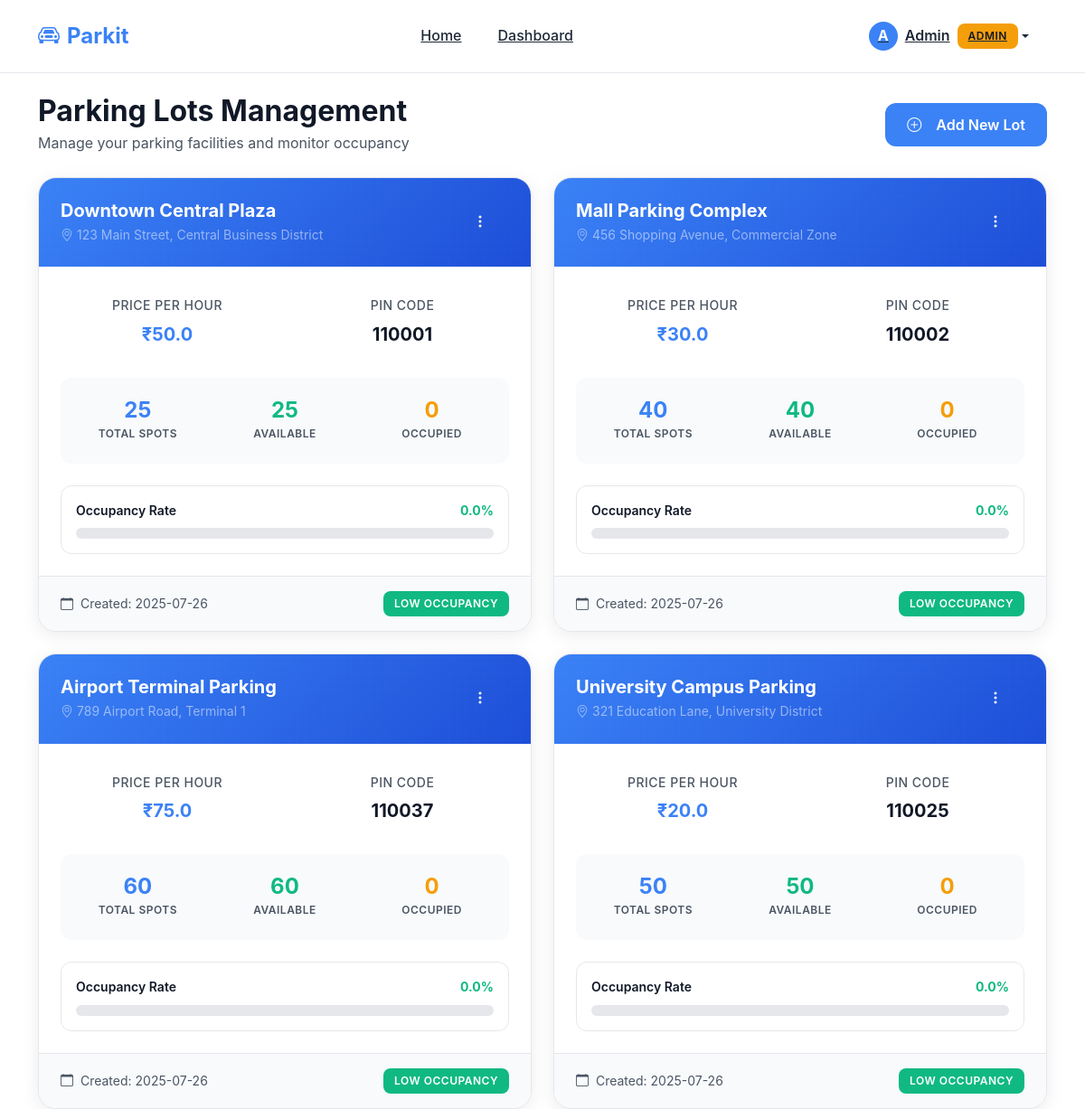
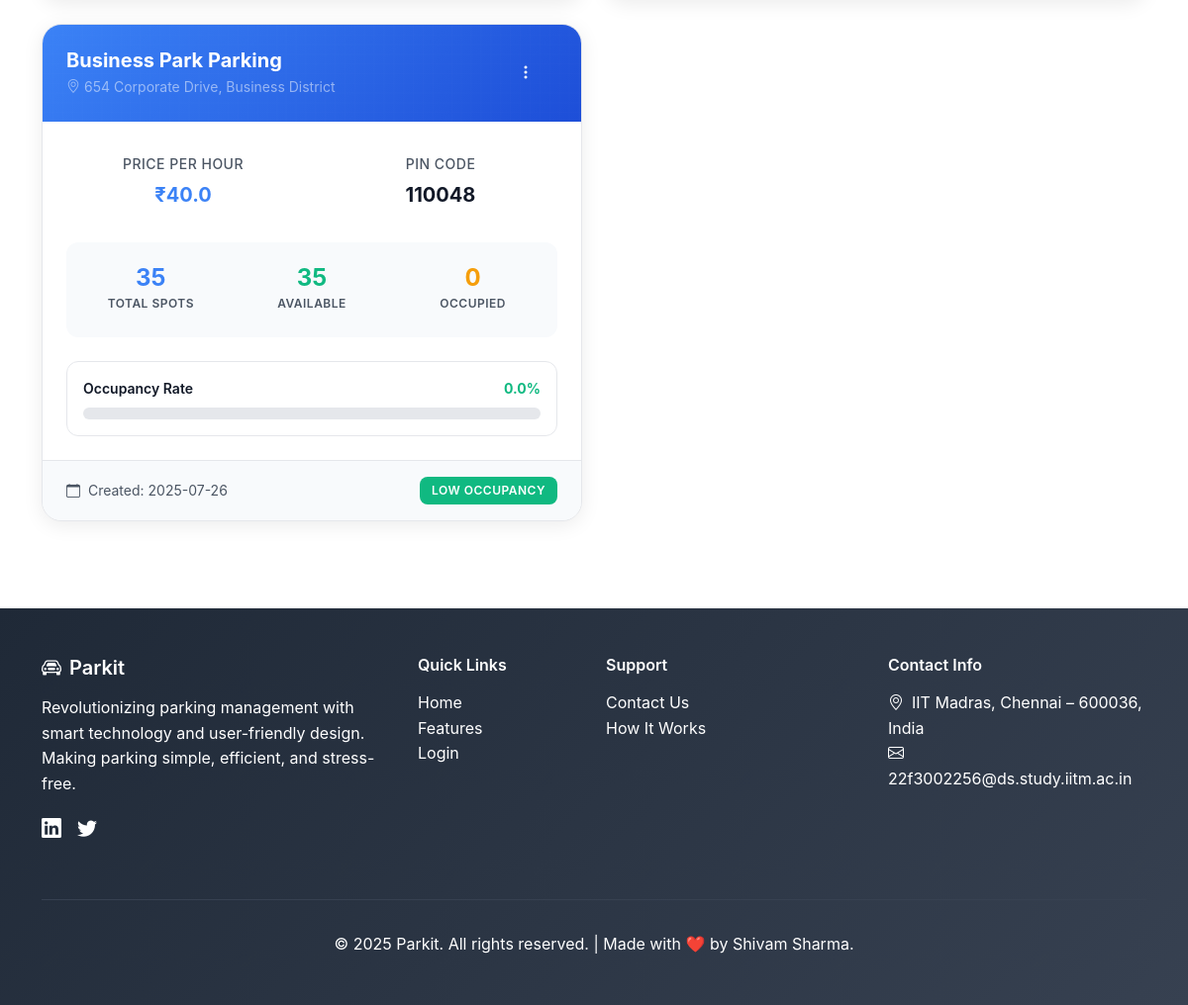
The page /admin/parking-lots (signed in) on the database its author committed (2 pictures, top to bottom).
### models.py (models this page shows, shortened)
class User(db.Model, UserMixin):
    __tablename__ = 'users'
    id = db.Column(db.Integer, primary_key=True)
    name = db.Column(db.String(100), nullable=False)
    email = db.Column(db.String(120), unique=True, nullable=False)
    password_hash = db.Column(db.String(255), nullable=False)
    role = db.Column(db.String(20), default='user')
    created_at = db.Column(db.DateTime, default=get_ist_now)
    reservations = db.relationship('Reservation', backref='user', lazy=True, cascade='all, delete-orphan')
    @staticmethod
    def get(user_id):
        return User.query.get(user_id)

class ParkingLot(db.Model):
    __tablename__ = 'parking_lots'
    id = db.Column(db.Integer, primary_key=True)
    prime_location_name = db.Column(db.String(200), nullable=False)
    address = db.Column(db.String(500), nullable=False)
    pin_code = db.Column(db.String(10), nullable=False)
    price = db.Column(db.Numeric(10, 2), nullable=False)
    max_number_of_spots = db.Column(db.Integer, nullable=False)
    created_at = db.Column(db.DateTime, default=get_ist_now)
    parking_spots = db.relationship('ParkingSpot', backref='parking_lot', lazy=True, cascade='all, delete-orphan')
    reservations = db.relationship('Reservation', backref='parking_lot', lazy=True)
    @staticmethod
    def get_all():
        return ParkingLot.query.order_by(ParkingLot.created_at.desc()).all()
    @staticmethod
    def delete(lot_id):
        """Delete parking lot if no active reservations"""
        try:
            parking_lot = ParkingLot.query.get(lot_id)
            if not parking_lot:
                return False
            active_reservations = Reservation.query.filter_by(
                lot_id=lot_id,
                status='active'
            ).count()
            if active_reservations > 0:
                return False
            db.session.delete(parking_lot)
            db.session.commit()
            return True
        except Exception as e:
            print(f"Error deleting parking lot: {e}")
            db.session.rollback()
            return False

### app.py (the view)
@app.route('/admin/parking-lots')
@login_required
def admin_parking_lots():
    if current_user.role != 'admin':
        flash('Access denied. Admin privileges required.', 'error')
        return redirect(url_for('user_dashboard'))
    try:
        lots = ParkingLot.get_all()
        lots_with_stats = []
        for lot in lots:
            stats = ParkingSpot.get_lot_stats(lot.id)
            lot.price = float(lot.price) if lot.price else 0.0
            lots_with_stats.append({
                'lot': lot,
                'stats': stats
            })
    except Exception as e:
        print(f"Error loading parking lots: {e}")
        lots_with_stats = []
        flash('Error loading parking lots. Please try again.', 'error')
    return render_template('admin/parking_lots.html', lots_with_stats=lots_with_stats)

### templates/admin/parking_lots.html (shortened to what this page needs)
{% extends "base.html" %}
{% block content %}
<div class="container py-4">
    <div class="d-flex justify-content-between align-items-center mb-4">
        <div>
            <h2 class="fw-bold mb-1 text-dark">Parking Lots Management</h2>
            <p class="text-muted mb-0">Manage your parking facilities and monitor occupancy</p>
        </div>
        <button class="btn btn-primary btn-lg" data-bs-toggle="modal" data-bs-target="#addLotModal">
            <i class="bi bi-plus-circle me-2"></i>Add New Lot
        </button>
    </div>
    <div class="row g-4">
        {% if lots_with_stats and lots_with_stats|length > 0 %}
            {% for item in lots_with_stats %}
            <div class="col-lg-6 col-xl-4">
                <div class="parking-lot-card h-100 fade-in-up">
                    <div class="parking-lot-header">
                        <div class="d-flex justify-content-between align-items-start">
                            <div class="flex-grow-1">
                                <h5 class="mb-1 text-white fw-bold">{{ item.lot.prime_location_name or 'Unnamed Location' }}</h5>
                                <p class="mb-0 text-white-50 small">
                                    <i class="bi bi-geo-alt me-1"></i>{{ item.lot.address or 'Address not available' }}
                                </p>
                            </div>
                            <div class="dropdown">
                                <button class="btn btn-outline-light btn-sm" data-bs-toggle="dropdown" aria-expanded="false">
                                    <i class="bi bi-three-dots-vertical"></i>
                                </button>
                            </div>
                        </div>
                    </div>
                    <div class="parking-lot-body">
                        <div class="row mb-4">
                            <div class="col-6">
                                <div class="info-item">
                                    <div class="info-label">Price per Hour</div>
                                    <div class="info-value text-primary fw-bold">₹{{ item.lot.price or '0' }}</div>
                                </div>
                            </div>
                            <div class="col-6">
                                <div class="info-item">
                                    <div class="info-label">PIN Code</div>
                                    <div class="info-value fw-bold">{{ item.lot.pin_code or 'N/A' }}</div>
                                </div>
                            </div>
                        </div>
                        <div class="occupancy-stats mb-4">
                            <div class="row text-center">
                                <div class="col-4">
                                    <div class="stat-item">
                                        <div class="stat-number text-primary">{{ item.stats.total or 0 }}</div>
                                        <div class="stat-label">Total Spots</div>
                                    </div>
                                </div>
                                <div class="col-4">
                                    <div class="stat-item">
                                        <div class="stat-number text-success">{{ item.stats.available or 0 }}</div>
                                        <div class="stat-label">Available</div>
                                    </div>
                                </div>
                                <div class="col-4">
                                    <div class="stat-item">
                                        <div class="stat-number text-warning">{{ item.stats.occupied or 0 }}</div>
                                        <div class="stat-label">Occupied</div>
                                    </div>
                                </div>
                            </div>
                        </div>
                        <div class="occupancy-progress">
                            {% set occupancy_rate = ((item.stats.occupied or 0) / (item.stats.total or 1) * 100) if (item.stats.total and item.stats.total > 0) else 0 %}
                            <div class="d-flex justify-content-between align-items-center mb-2">
                                <span class="progress-label fw-semibold">Occupancy Rate</span>
                                <span class="progress-percentage fw-bold">
                                    {% if occupancy_rate > 80 %}
                                        <span class="text-danger">{{ "%.1f"|format(occupancy_rate) }}%</span>
                                    {% elif occupancy_rate > 60 %}
                                        <span class="text-warning">{{ "%.1f"|format(occupancy_rate) }}%</span>
                                    {% else %}
                                        <span class="text-success">{{ "%.1f"|format(occupancy_rate) }}%</span>
                                    {% endif %}
                                </span>
                            </div>
                            <div class="progress" style="height: 12px;">
                            </div>
                        </div>
                    </div>
                    <div class="parking-lot-footer">
                        <div class="d-flex justify-content-between align-items-center">
                            <small class="text-muted">
                                <i class="bi bi-calendar me-1"></i>
                                Created: {{ item.lot.created_at.strftime('%Y-%m-%d') if item.lot.created_at else 'N/A' }}
                            </small>
                            <span class="badge {% if occupancy_rate > 80 %}bg-danger{% elif occupancy_rate > 60 %}bg-warning{% else %}bg-success{% endif %}">
                                {% if occupancy_rate > 80 %}High Occupancy
                                {% elif occupancy_rate > 60 %}Moderate Occupancy
                                {% else %}Low Occupancy{% endif %}
                            </span>
                        </div>
                    </div>
                </div>
            </div>
            {% endfor %}
        {% endif %}
    </div>
</div>
{% endblock %}

### templates/base.html (shortened to what this page needs)
<!DOCTYPE html>
<html lang="en">
<head>
    <link href="https://cdn.jsdelivr.net/npm/bootstrap@5.3.0/dist/css/bootstrap.min.css" rel="stylesheet" />
    <link rel="stylesheet" href="https://cdn.jsdelivr.net/npm/bootstrap-icons@1.10.0/font/bootstrap-icons.css" />
    <link rel="stylesheet" href="{{ url_for('static', filename='css/style.css') }}" />
</head>
<body>
    <nav class="navbar navbar-expand-lg fixed-top">
        <div class="container">
            <a class="navbar-brand" href="{{ url_for('index') }}">
                <i class="bi bi-car-front me-2"></i>Parkit
            </a>
            <div class="collapse navbar-collapse" id="navbarNav">
                <ul class="navbar-nav mx-auto">
                    <li class="nav-item">
                        <a class="navbar-nav-link" href="{{ url_for('index') }}">Home</a>
                    </li>
                    {% if not current_user.is_authenticated %}
                        <li class="nav-item">
                            <a class="navbar-nav-link" href="#features">Features</a>
                        </li>
                        <li class="nav-item">
                            <a class="navbar-nav-link" href="#how-it-works">How It Works</a>
                        </li>
                    {% else %}
                        {% if current_user.role == 'admin' %}
                            <li class="nav-item">
                                <a class="navbar-nav-link" href="{{ url_for('admin_dashboard') }}">Dashboard</a>
                            </li>
                        {% else %}
                            <li class="nav-item">
                                <a class="navbar-nav-link" href="{{ url_for('user_dashboard') }}">Dashboard</a>
                            </li>
                        {% endif %}
                    {% endif %}
                </ul>
                <ul class="navbar-nav align-items-center">
                    {% if current_user.is_authenticated %}
                        <li class="nav-item dropdown">
                            <a class="navbar-nav-link dropdown-toggle d-flex align-items-center" href="#" id="userDropdown"
                                role="button" data-bs-toggle="dropdown" aria-expanded="false">
                                <div class="user-avatar bg-primary text-white rounded-circle d-flex align-items-center justify-content-center me-2" style="width: 32px; height: 32px;">
                                    <span class="fw-bold text-uppercase">{{ current_user.name[0] }}</span>
                                </div>
                                <span class="fw-semibold">{{ current_user.name }}</span>
                                {% if current_user.role == 'admin' %}
                                    <span class="badge bg-warning text-dark ms-2">Admin</span>
                                {% endif %}
                            </a>
                        </li>
                    {% endif %}
                </ul>
            </div>
        </div>
    </nav>
    <main style="margin-top: 80px; min-height: calc(100vh - 80px - 300px);">
        {% block content %}{% endblock %}
    </main>
    <footer class="footer">
        <div class="container">
            <div class="row">
                <div class="col-lg-4 col-md-6 mb-4">
                    <h5><i class="bi bi-car-front me-2"></i>Parkit</h5>
                    <p>Revolutionizing parking management with smart technology and user-friendly design. Making parking simple, efficient, and stress-free.</p>
                    <div class="d-flex gap-3">
                         <a href="#" class="text-white"><i class="bi bi-linkedin fs-5"></i></a>
                        <a href="#" class="text-white"><i class="bi bi-twitter fs-5"></i></a>
                    </div>
                </div>
                <div class="col-lg-2 col-md-6 mb-4">
                    <h6>Quick Links</h6>
                    <ul class="list-unstyled">
                        <li><a href="{{ url_for('index') }}">Home</a></li>
                        <li><a href="#features">Features</a></li>
                        <li><a href="{{ url_for('login') }}">Login</a></li>
                    </ul>
                </div>
                <div class="col-lg-3 col-md-6 mb-4">
                    <h6>Support</h6>
                    <ul class="list-unstyled">
                        <li><a href="#">Contact Us</a></li>
                        <li><a href="#how-it-works">How It Works</a></li>
                    </ul>
                </div>
                <div class="col-lg-3 col-md-6 mb-4">
                    <h6>Contact Info</h6>
                    <ul class="list-unstyled">
                        <li><i class="bi bi-geo-alt me-2"></i>IIT Madras, Chennai – 600036, India</li>
                        <li><i class="bi bi-envelope me-2"></i>22f3002256@ds.study.iitm.ac.in</li>
                    </ul>
                </div>
            </div>
            <div class="footer-bottom">
                <p>&copy; 2025 Parkit. All rights reserved. | Made with ❤️ by Shivam Sharma.</p>
            </div>
        </div>
    </footer>
</body>
</html>

### rows shown on the page
User: name "A", name "Admin"
ParkingLot: lot "Downtown Central Plaza", lot "123 Main Street, Central Business District", lot "50.0", lot "110001", lot.created_at "2025-07-26"
ParkingLot: lot "Mall Parking Complex", lot "456 Shopping Avenue, Commercial Zone", lot "30.0", lot "110002", lot.created_at "2025-07-26"
ParkingLot: lot "Airport Terminal Parking", lot "789 Airport Road, Terminal 1", lot "75.0", lot "110037", lot.created_at "2025-07-26"
ParkingLot: lot "University Campus Parking", lot "321 Education Lane, University District", lot "20.0", lot "110025", lot.created_at "2025-07-26"
ParkingLot: lot "Business Park Parking", lot "654 Corporate Drive, Business District", lot "40.0", lot "110048", lot.created_at "2025-07-26"

### other values the page prints
{{ item.stats.total or 0 }} "25" "40" "60" "50" "35"
{{ item.stats.available or 0 }} "25" "40" "60" "50" "35"
{{ item.stats.occupied or 0 }} "0" "0" "0" "0" "0"
{{ "%.1f"|format(occupancy_rate) }} "0.0" "0.0" "0.0" "0.0" "0.0"
